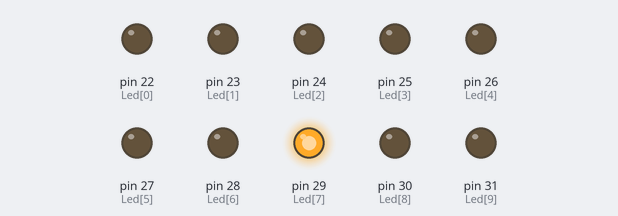
Simulated run of this sketch. Board: Arduino Mega 2560, built with avr-gcc and run on an emulated ATmega2560. Shown: output pins drawn as LEDs (lit = HIGH).

Above: at 0.15 s.
At 4.35 s:
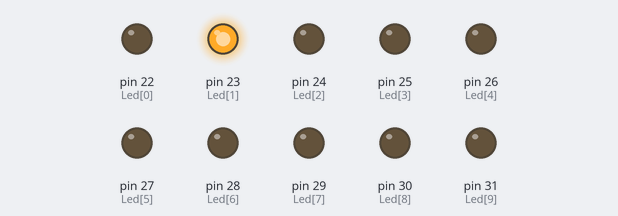
At 10.05 s:
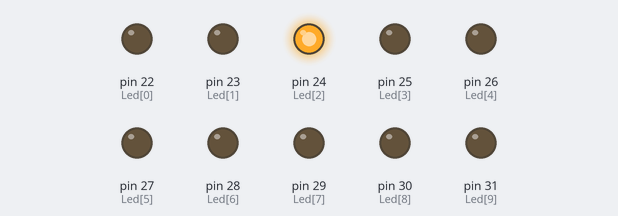
At 19.36 s:
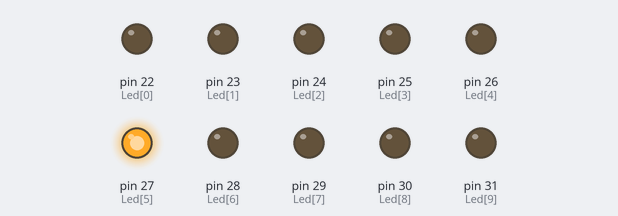
At 29.27 s:
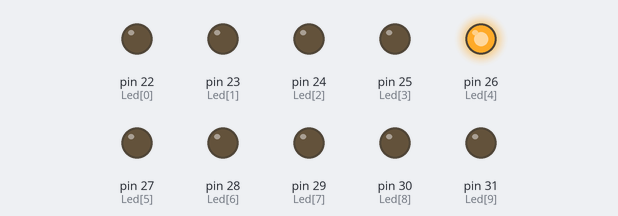
At 39.48 s:
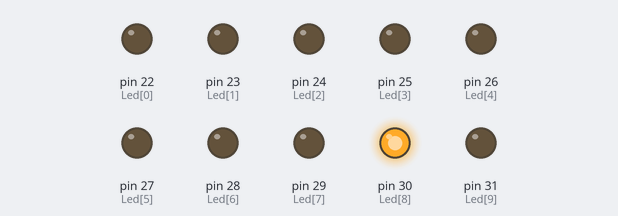
Timing chart, 0 to 39.8 s (numbered marks = the images above):
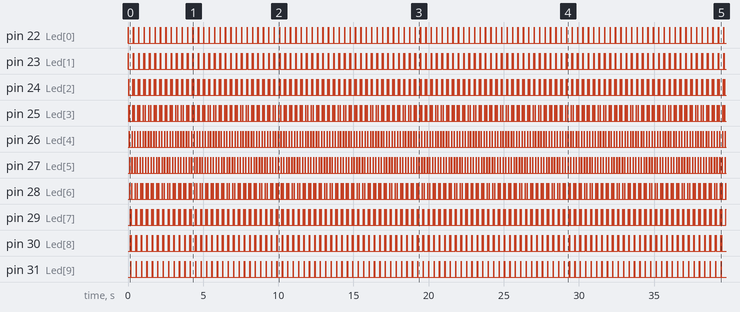

Measured:
- by itself, pin 22 (Led[0]), pin 31 (Led[9]): alternates HIGH for 0.01 s and LOW for 0.35 s
- by itself, pin 23 (Led[1]): repeats every 0.36 s: LOW 0.31 s, HIGH 0.01 s, LOW 0.03 s, HIGH 0.01 s
- by itself, pin 24 (Led[2]): repeats every 0.36 s: LOW 0.27 s, HIGH 0.01 s, LOW 0.07 s, HIGH 0.01 s
- by itself, pin 25 (Led[3]): repeats every 0.36 s: LOW 0.23 s, HIGH 0.01 s, LOW 0.11 s, HIGH 0.01 s
- by itself, pin 26 (Led[4]): alternates HIGH for 0.01 s and LOW for 0.19 s
- by itself, pin 27 (Led[5]): alternates HIGH for 0.01 s and LOW for 0.15 s
- by itself, pin 28 (Led[6]): repeats every 0.36 s: LOW 0.11 s, HIGH 0.01 s, LOW 0.23 s, HIGH 0.01 s
- by itself, pin 29 (Led[7]): repeats every 0.36 s: LOW 0.07 s, HIGH 0.01 s, LOW 0.27 s, HIGH 0.01 s

The sketch:

3_SV3_ARD_KARASIMSEK.ino
```cpp
#define ZAMAN 10                                        //delay içerisinde kullanmak üzere ZAMAN değişkeni ve değeri tanımlanır

int Led [10] = {22,23,24,25,26,27,28,29,30,31};         //LED'ler (10 adet) ve bağlı oldukları pinler Led değişkeni ile dizi şeklinde tanımlanır

void setup() {

    for(int i=0; i<10; i++)                             //Led[] içerisinde kullanılmak üzere i değişkeni tanımlanır. Başlangıç değeri olarak 0 verilen i değişkeni 9 değerini alıncaya kadar döngü tekrar edilir ve her seferinde 1 artırılır
    {
      pinMode(Led [i], OUTPUT);                         //10 adet LED'e çıkış verilir
    }

}

void loop(){

 int Sayici = 0;                                        //Led[] içerisinde kullanılmak üzere Sayici değişkeni ve değişkenin başlangıç değeri tanımlanır

    while (Sayici < 9 )                                 //Sayici 9'dan küçük iken (9'dan küçük olduğu sürece):Sayici 0'dan başlatılarak son olarak 8 değerini alıncaya kadar while döngüsü tekrarlanır.Bu döngüde amaç LED'lerin aşağıdan yukarıya doğru sırayla yanıp sönmesidir

    {
      digitalWrite(Led [Sayici], HIGH);                 //Sayici değişkeni yardımıyla tüm LED'lere sırayla dijital 1 verilir ve LED'ler sırayla yakılır.
      delay(ZAMAN);                                     //10 milisaniye bekleme süresi eklenir
      digitalWrite(Led [Sayici], LOW);                  //Tüm LED'lere Sayici değişkeni yardımıyla dijital 0 verilir ve LED'ler sırayla söndürülür
      delay (ZAMAN);                                    //10 milisaniye bekleme süresi eklenir
      Sayici++;                                         //Sayici 1 artırılır
    }

    while (Sayici>= 1)                                  //Sayici 1'den büyük ve eşit olduğu sürece while döngüsü tekrar edilir.Bu döngüde amaç LED'lerin yukarıdan aşağıya doğru sırayla yanıp sönmesidir

    {
      digitalWrite(Led[Sayici], HIGH);                  //Sayici değişkeni yardımıyla tüm LED'lere sırayla dijital 1 verilir ve LED'ler sırayla yakılır.
      delay(ZAMAN);                                     //10 milisaniye bekleme süresi eklenir
      digitalWrite(Led[Sayici], LOW);                   //Tüm LED'lere Sayici değişkeni yardımıyla dijital 0 verilir ve LED'ler sırayla söndürülür
      delay (ZAMAN);                                    //10 milisaniye bekleme süresi eklenir
      Sayici--;                                         //Sayici 1 azaltılır
    }

}
```
